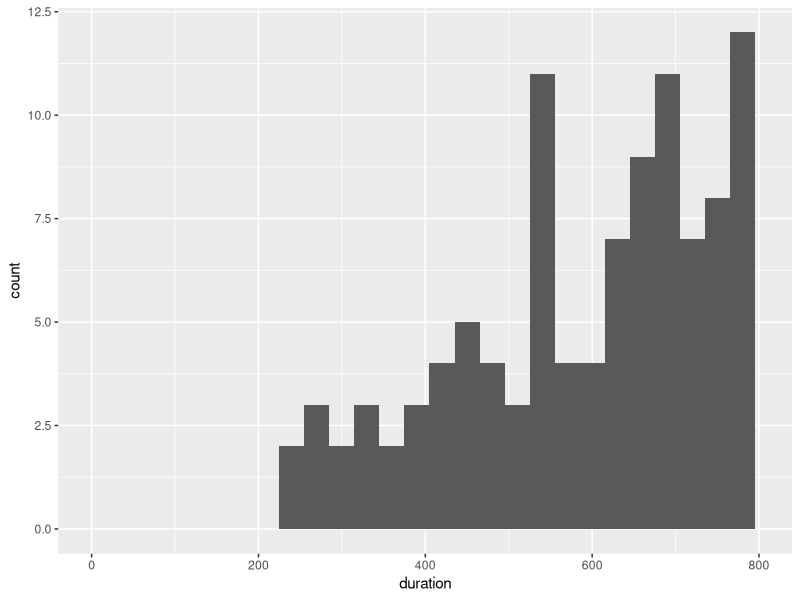

This figure's R source:
### DATA PREPARATION FOR PHASE 1 DATA ###

library(magrittr)
library(ggplot2)

# read in data files (one from SONA, one from QQM)
seta_data <- readxl::read_excel(here::here("data", "seta_data.xlsx"))
setb_data <- readxl::read_excel(here::here("data", "setb_data.xlsx"))

# remove unnecessary subheadings
seta_data <- dplyr::slice(seta_data, -1)
setb_data <- dplyr::slice(setb_data, -1)

# remove Q9 in dataset a (used for QQM pedagogical exercise).
seta_data %<>% dplyr::select(-Q9.1_1:-Q9.1_28)

# join the two datasets
phase1_data <- dplyr::bind_rows(seta_data, setb_data)

# store initial N
p1_initial_n <- nrow(phase1_data)

# remove unnecessary columns
phase1_data %<>% 
  dplyr::select(-EndDate, -Finished, -Status, -RecordedDate, -ResponseId, -DistributionChannel, -UserLanguage, -`Create New Field or Choose From Dropdown...`, -id)

# convert variable names to lower case
names(phase1_data) <- tolower(names(phase1_data))

# remove spaces in variable names
names(phase1_data) <- stringr::str_replace_all(names(phase1_data), " ", "_")

# remove cases where consent was not given
p1_no_consent <- phase1_data %>% dplyr::filter(q1.2 == "2")
phase1_data %<>% dplyr::filter(q1.2 == "1")

# convert progress variable to numeric format
phase1_data$progress <- as.numeric(phase1_data$progress)

# retain only cases where more than 10% progress (i.e. completed more than just the ID question) was recorded
p1_no_responses <- phase1_data %>% dplyr::filter(progress <= 10)
phase1_data %<>% dplyr::filter(progress > 10)

# identify duplicate cases by self-generated id code
dups <- phase1_data[duplicated(phase1_data$q2.1)|duplicated(phase1_data$q2.1, fromLast = TRUE),]

# sort by id code
dups %>% dplyr::arrange(q2.1)

# remove duplicates
p1_duplicates <- phase1_data %>% dplyr::filter(startdate == "43899.332395833335" | startdate == "43908.593530092592" | startdate == "43903.2502662037" | startdate == "43906.275590277779")

phase1_data %<>% dplyr::filter(startdate != "43899.332395833335", startdate != "43908.593530092592", startdate != "43903.2502662037", startdate != "43906.275590277779")

# identify & remove speeders

# rename `duration_(in_seconds)` variable
phase1_data %<>%
  dplyr::rename(duration = `duration_(in_seconds)`)

# convert required variables to numeric
phase1_data$duration <- as.numeric(phase1_data$duration)
phase1_data$q6.2_page_submit <- as.numeric(phase1_data$q6.2_page_submit)
phase1_data$q7.2_page_submit <- as.numeric(phase1_data$q7.2_page_submit)

# check the distribution of the time taken to complete the survey to identify the cut-off time for speedy responders
speed_plot <- ggplot(phase1_data, aes(duration)) +
  geom_histogram(binwidth = 30) +
  xlim(0, 800)
speed_plot

# there appears to be breaks at around 380s and 520s but, because 380s is considerably under my trial times (M = 485s), we will use the more conservative estimate of 520s

# establish the % of the survey completed by each participant
# ncol-3 is used to ignore the Qualtrics metadata still in the dataset
phase1_data %<>%
  dplyr::mutate(percent_complete = 100/(ncol(.)-3)*apply(., MARGIN = 1, function(x) sum(!is.na(x))))

# calculate a new variable (a) which contains the no. of seconds taken to complete the survey (duration) minus the no. of seconds taken to complete the MCQs
phase1_data %<>% 
  dplyr::mutate(a = ifelse(is.na(q6.2_page_submit), 
                           duration - q7.2_page_submit, 
                           duration - q6.2_page_submit))   

# calculate the rate at which participants completed 1% of the survey and store that in a new variable (b)
phase1_data %<>% dplyr::mutate(b = a/percent_complete)


# calculate the difference between the expected plausible rate (5.20) and the actual rate and store that in a new variable (c)
phase1_data %<>% dplyr::mutate(c = b - 5.20)

# if the difference (c) is greater than 0, the participant will have completed the survey faster than has been deemed plausible and will be removed

# first, we want to store the suspected speeders in a new object so that we can run further checks on them

# store cases where c is below zero 
p1_speeders <- phase1_data %>% dplyr::filter(c < 0)

# check that the speeders are not being removed simply because there is a large % missing (which might happen if it takes significantly less time to skip questions than to respond to them)

apply(p1_speeders, MARGIN = 1, function(x) sum(is.na(x)))
apply(phase1_data, MARGIN = 1, function(x) sum(is.na(x)))

# the no. missing for speeders seems consistent with the no. missing in the retained data so there is no concern that we are screening participants out unnecessarily

# retain cases where c is greater or equal to zero 
phase1_data %<>% dplyr::filter(c >= 0 | is.na(c))

# Qualtrics did not create a variable that indicates which of the conditions (mcq test: stats, maths) participants were allocated to so we need to create such a variable

# participants that took the maths mcq will have NA values for the variable which records the time they submitted the answers to the stats mcq questions ('Page Submit') and vice-versa
# the 'Page Submit' variables will, therefore, be used to identify which mcq test participants took and stored as a new categorical variable
# participants that did not progress through to the mcq stage of the survey will have NAs for both the maths and stats versions of the 'Page Submit' variable and these will be stored as NA in the new mcq variable
phase1_data %<>% 
  dplyr::mutate(mcq = dplyr::case_when(
    is.na(q6.2_page_submit) & is.na(q7.2_page_submit) ~ "NA",
    !is.na(q6.2_page_submit) ~ "stats", 
    !is.na(q7.2_page_submit) ~ "maths")
  )

# change the id codes to enhance anonymity and ensure consistency of id data.
set.seed(140424)
phase1_data %<>% dplyr::rename(id = q2.1)
phase1_data$id <- stringi::stri_rand_strings(n = 489, length = 5)

#remove the variables only needed in the data preparation stage
phase1_data %<>% dplyr::select(-startdate, -progress, -duration, -q1.2, -q6.2_first_click:-q6.2_click_count, -q7.2_first_click:-q7.2_click_count, -a, -b, -c, -percent_complete)

# create cleaned data file
#readr::write_csv(phase1_data, here::here("data", "phase1_data_new.csv"), col_names = T)